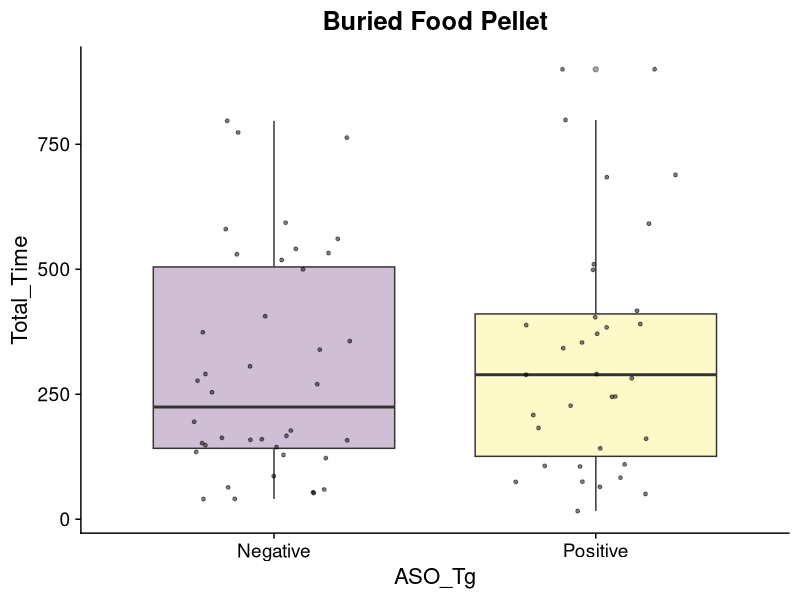
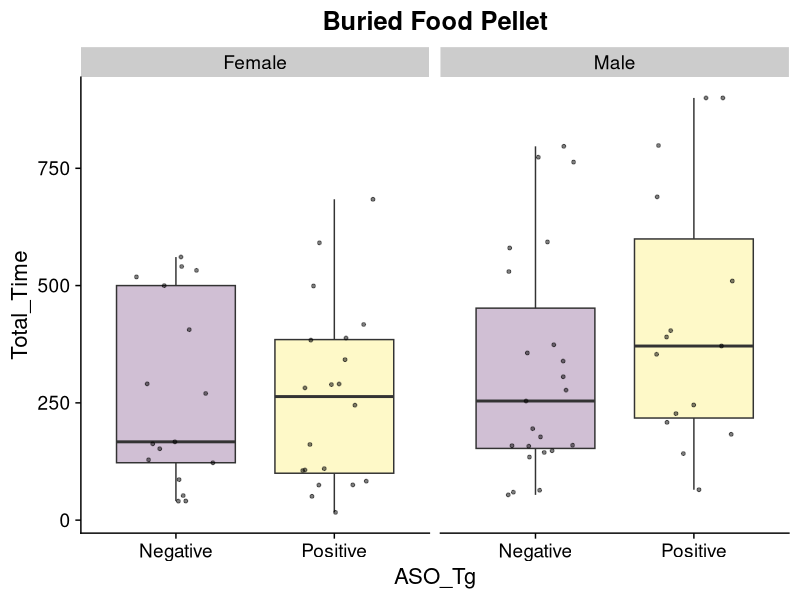
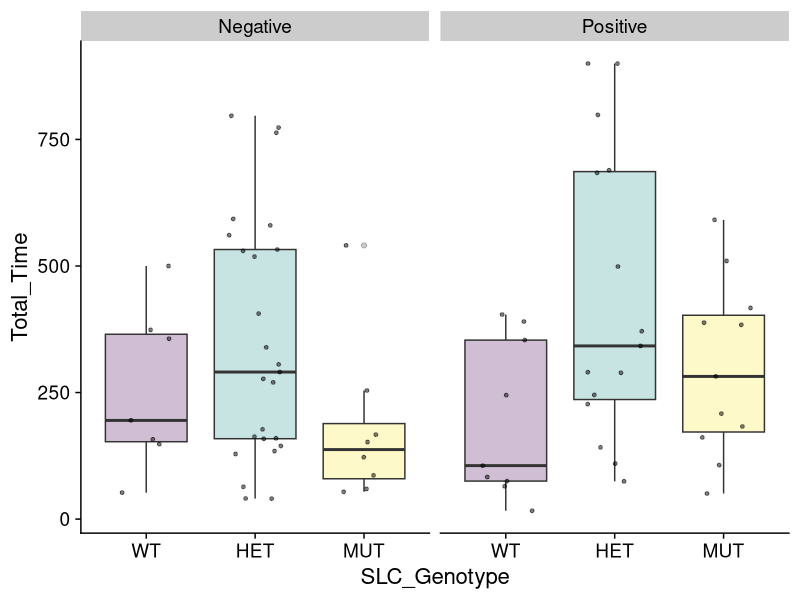
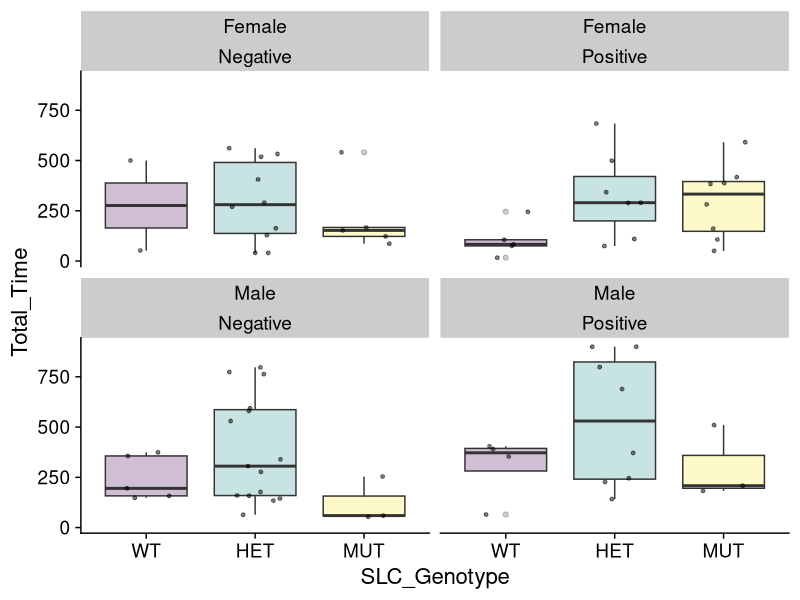

Reproduce these figures in R, in order.
library(ggplot2)
library(rlang)
library(cowplot)
library(viridis)
library(tidyr)
library(dplyr)

setwd("~/Documents/pdbehavior/")
data<-read.csv("ASO Food Pellet - Buried_Food_Pellet.csv", header=TRUE)
data$SLC_Genotype <- factor(data$SLC_Genotype, levels=c("WT", "HET", "MUT"))

generate_boxplots <- function(input_data, X, Y, min,max){
  data<-as.data.frame(input_data)
  #Ensure correct ordering of levels 
  data$Genotype <- factor(data$ASO_Tg, levels = c("Negative", "Positive"))
  
  ggplot(data=data,aes(x={{X}},y={{Y}}, fill={{X}})) + 
    #geom_violin(alpha=0.25,position=position_dodge(width=.75),size=1,color="black",draw_quantiles=c(0.5))+
    geom_boxplot(alpha=0.25)+
    scale_fill_viridis_d()+
    geom_point(size=1,position=position_jitter(width=0.25),alpha=0.5)+
    theme_cowplot(16) +
    #ylim(min,max)+ 
    #facet_grid(~Sex)+    
    theme(legend.position = "none")
  
}

# Total_Time vs ASO_Tg

a <-generate_boxplots(data, ASO_Tg, Total_Time,0,900) +
  ggtitle("Buried Food Pellet")+
  theme(plot.title = element_text(hjust = 0.5))

a

d<-generate_boxplots(data, ASO_Tg, Total_Time,0,900) +
  ggtitle("Buried Food Pellet")+
  theme(plot.title = element_text(hjust = 0.5))+
  facet_wrap(~Sex)

d

# Stratified by SLC Genotype
b<-generate_boxplots(data, SLC_Genotype, Total_Time,0,51)+
  facet_wrap(~ASO_Tg)
b

# Stratified by SLC Genotype and Sex 
e<-generate_boxplots(data, SLC_Genotype, Total_Time,0,51)+
  facet_wrap(Sex~ASO_Tg)
e

## Parametric Stats --
lm1 <- lm(Total_Time ~ Weight + Sex + ASO_Tg +SLC_Genotype, data = data)
summary(lm1)

interact <- lm(Total_Time ~ Weight + Sex + ASO_Tg*SLC_Genotype, data = data)
summary(interact)

lm2 <- lm(Total_Time ~ Weight + Sex + SLC_Genotype, data =  subset(data, ASO_Tg == "Positive"))
summary(lm2)

lm3 <- lm(Total_Time ~ Weight + Sex + SLC_Genotype, data =  subset(data, ASO_Tg == "Negative"))
summary(lm3)

lm4 <- lm(Total_Time ~ Weight + SLC_Genotype, 
          data =  subset(data, ASO_Tg == "Negative" & Sex=="Female"))
summary(lm4) 
lm5 <- lm(Total_Time ~ Weight + SLC_Genotype, 
          data =  subset(data, ASO_Tg == "Positive" & Sex=="Female"))
summary(lm5) 

lm6 <- lm(Total_Time ~ Weight + SLC_Genotype, 
          data =  subset(data, ASO_Tg == "Negative" & Sex=="Male"))
summary(lm6) 
lm7 <- lm(Total_Time ~ Weight + SLC_Genotype, 
          data =  subset(data, ASO_Tg == "Positive" & Sex=="Male"))
summary(lm7) 

# Save outputs -
sink("Buried_Food_Pellet_Stats.md")
cat("\n\nSummary for all data:\n")
print(summary(lm1))
cat("\n\nSummary for interaction:\n")
print(summary(interact))
cat("\n\nSummary for Tg Neg:\n")
print(summary(lm3))
cat("\n\nSummary for Tg Pos:\n")
print(summary(lm2))
cat("\n\nSummary for Females Tg Neg:\n")
print(summary(lm4))
cat("\n\nSummary for Females Tg Pos:\n")
print(summary(lm5))
cat("\n\nSummary for Males Tg Neg:\n")
print(summary(lm6))
cat("\n\nSummary for Males Tg Pos:\n")
print(summary(lm7))
sink()
